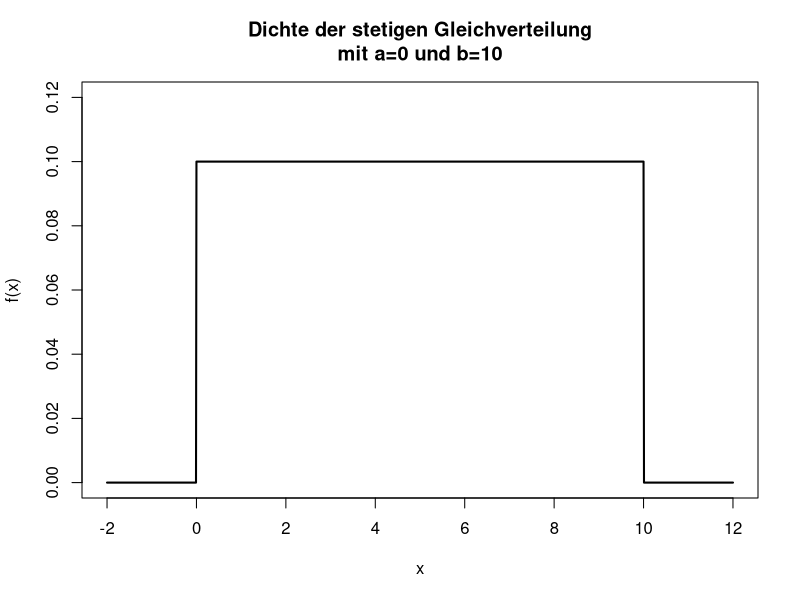
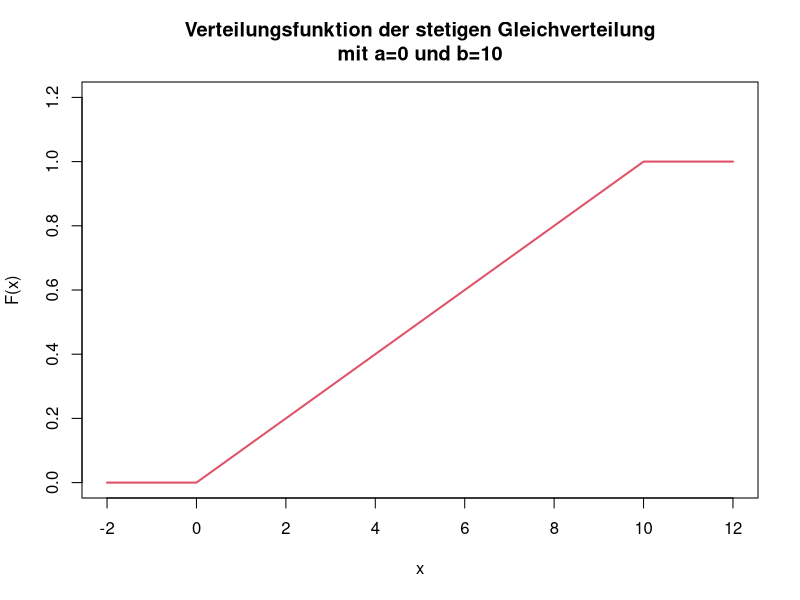

Write the R code that produced these figures, in order.
## ---- chunk 1
a <- 0
b <- 10
x <- seq(a-2, b+2, by=0.01)

plot(x, dunif(x,a,b), ylim=c(0, 0.12), type="l", xlab="x", ylab="f(x)", col=1, lwd=2,
     main=paste0("Dichte der stetigen Gleichverteilung\nmit a=",a," und b=",b))
## ---- chunk 2
plot(x, punif(x,a,b), type="l", ylim=c(0,1.2), xlab="x", ylab="F(x)", col=2, lwd=2,
     main=paste0("Verteilungsfunktion der stetigen Gleichverteilung\nmit a=",a," und b=",b))
